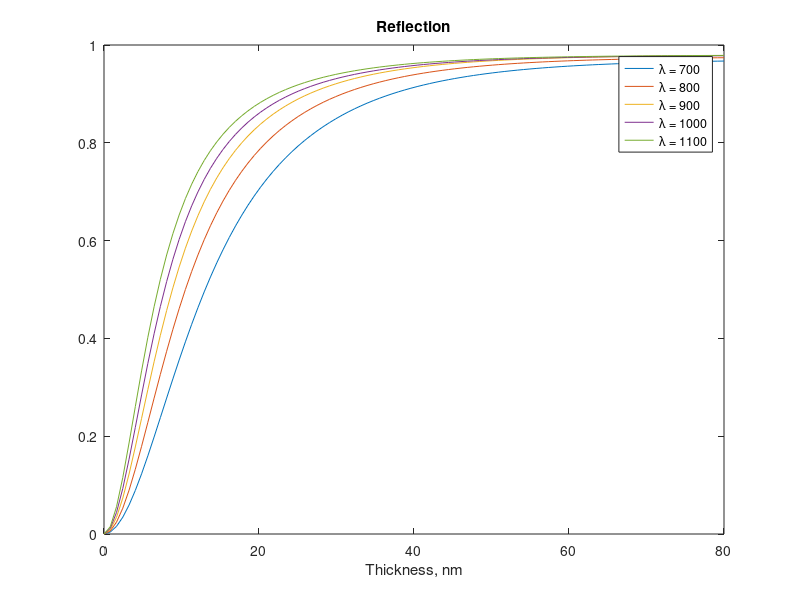
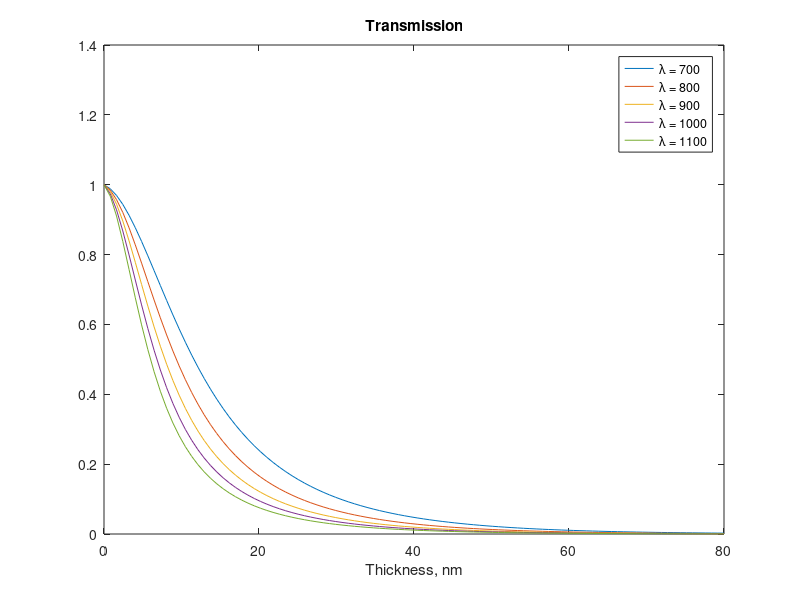
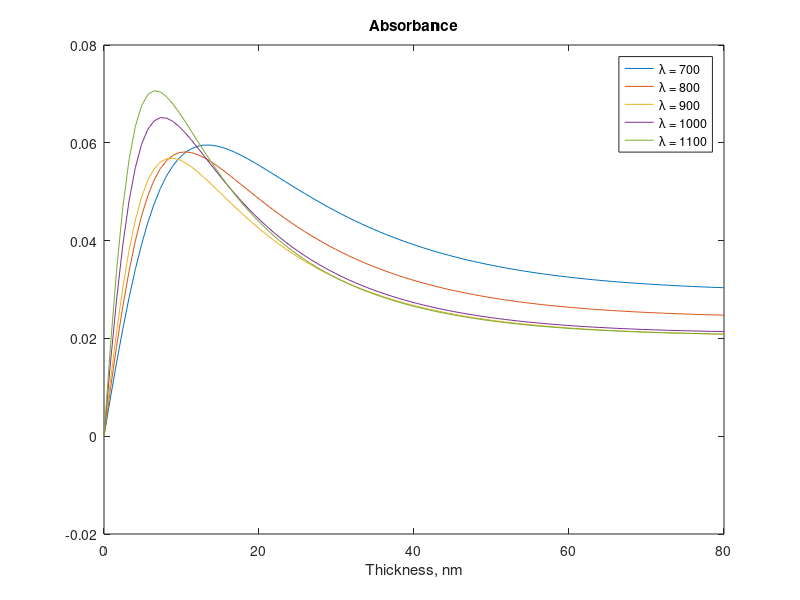
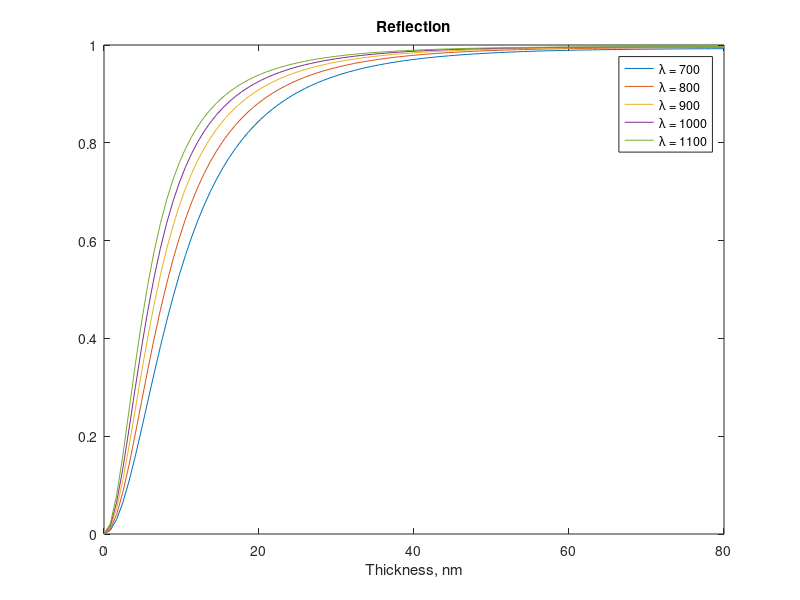

MATLAB code to generate these figures, in order:
clear all
close all
clc
lambda = 700:100:1100;
%% Gold
%% Reflection
n = ([0.131+1i*4.0624 0.15352+1i*4.9077 0.17435+1i*5.7227 0.22769+1i*6.4731 0.27750+1i*7.2433]);
thickness = linspace(0,80);
alpha = (2*pi./lambda);
nair = 1;
r_tot = zeros(size(n,2),100);
for ii = 1:size(lambda,2)
    for j = 1:100
        r11 = (nair-n(ii))/(nair+n(ii));
        r22 = (n(ii)-nair)/(nair+n(ii));
        t12 = 2*nair/(n(ii)+nair);
        t21 = 2*n(ii)/(n(ii)+nair);
        loop=r22^2*exp(2*1i*alpha(ii)*n(ii)*thickness(j));
        r_tot(ii,j) = r11+(t12*t21*r22*exp(2*1i*alpha(ii)*n(ii)*thickness(j)))*1/(1-loop);
        j
    end
   ii
end

R = abs(r_tot).^2;
figure(1),
for i = 1:5
    plot(thickness,R(i,:))
    hold on
end
title('Reflection')
xlabel('Thickness, nm')
legend('\lambda = 700','\lambda = 800','\lambda = 900','\lambda = 1000','\lambda = 1100')

% Transmission
t_tot = zeros(size(n,2),100);
for ii = 1:size(lambda,2)
    for j = 1:100
        r11 = (nair-n(ii))/(nair+n(ii));
        r22 = (-nair+n(ii))/(nair+n(ii));
        t12 = 2*nair/(n(ii)+nair);
        t21 = 2*n(ii)/(n(ii)+nair);
        loop=r22^2*exp(2*1i*alpha(ii)*n(ii)*thickness(j));
        t_tot(ii,j) = t12*t21*exp(1i*alpha(ii)*n(ii)*thickness(j))*(1/(1-loop));
        j
    end
   ii
end
T = abs(t_tot).^2;
A =1-( abs(t_tot).^2+abs(r_tot).^2);
figure(2),
for i = 1:5
    plot(thickness,T(i,:))
    hold on
end
title('Transmission')
xlabel('Thickness, nm')

legend('\lambda = 700','\lambda = 800','\lambda = 900','\lambda = 1000','\lambda = 1100')


figure(3),
for i = 1:5
    plot(thickness,A(i,:))
    hold on
end
title('Absorbance')
xlabel('Thickness, nm')

legend('\lambda = 700','\lambda = 800','\lambda = 900','\lambda = 1000','\lambda = 1100')


%% Silver
n = [0.041000+1i*4.8025 0.036759+1i*5.5698 0.040000+1i*6.3711 0.040000+1i*7.1155  0.044688+1i*7.8918];
%% Reflection
thickness = linspace(0,80);
alpha = (2*pi./lambda);
nair = 1;
r_tot = zeros(size(n,2),100);
for ii = 1:size(lambda,2)
    for j = 1:100
        r11 = (nair-n(ii))/(nair+n(ii));
        r22 = (n(ii)-nair)/(nair+n(ii));
        t12 = 2*nair/(n(ii)+nair);
        t21 = 2*n(ii)/(n(ii)+nair);
        loop=r22^2*exp(2*1i*alpha(ii)*n(ii)*thickness(j));
        r_tot(ii,j) = r11+(t12*t21*r22*exp(2*1i*alpha(ii)*n(ii)*thickness(j)))*1/(1-loop);
        j
    end
   ii
end

R = abs(r_tot).^2;
figure(4),
for i = 1:5
    plot(thickness,R(i,:))
    hold on
end
title('Reflection')
xlabel('Thickness, nm')

legend('\lambda = 700','\lambda = 800','\lambda = 900','\lambda = 1000','\lambda = 1100')

% Transmission
t_tot = zeros(size(n,2),100);
for ii = 1:size(lambda,2)
    for j = 1:100
        r11 = (nair-n(ii))/(nair+n(ii));
        r22 = (-nair+n(ii))/(nair+n(ii));
        t12 = 2*nair/(n(ii)+nair);
        t21 = 2*n(ii)/(n(ii)+nair);
        loop=r22^2*exp(2*1i*alpha(ii)*n(ii)*thickness(j));
        t_tot(ii,j) = t12*t21*exp(1i*alpha(ii)*n(ii)*thickness(j))*(1/(1-loop));
        j
    end
   ii
end
T = abs(t_tot).^2;
A =1-( abs(t_tot).^2+abs(r_tot).^2);
figure(5),
for i = 1:5
    plot(thickness,T(i,:))
    hold on
end
title('Transmission')
xlabel('Thickness, nm')

legend('\lambda = 700','\lambda = 800','\lambda = 900','\lambda = 1000','\lambda = 1100')


figure(6),
for i = 1:5
    plot(thickness,A(i,:))
    hold on
end
title('Absorbance')
xlabel('Thickness, nm')

legend('\lambda = 700','\lambda = 800','\lambda = 900','\lambda = 1000','\lambda = 1100')





